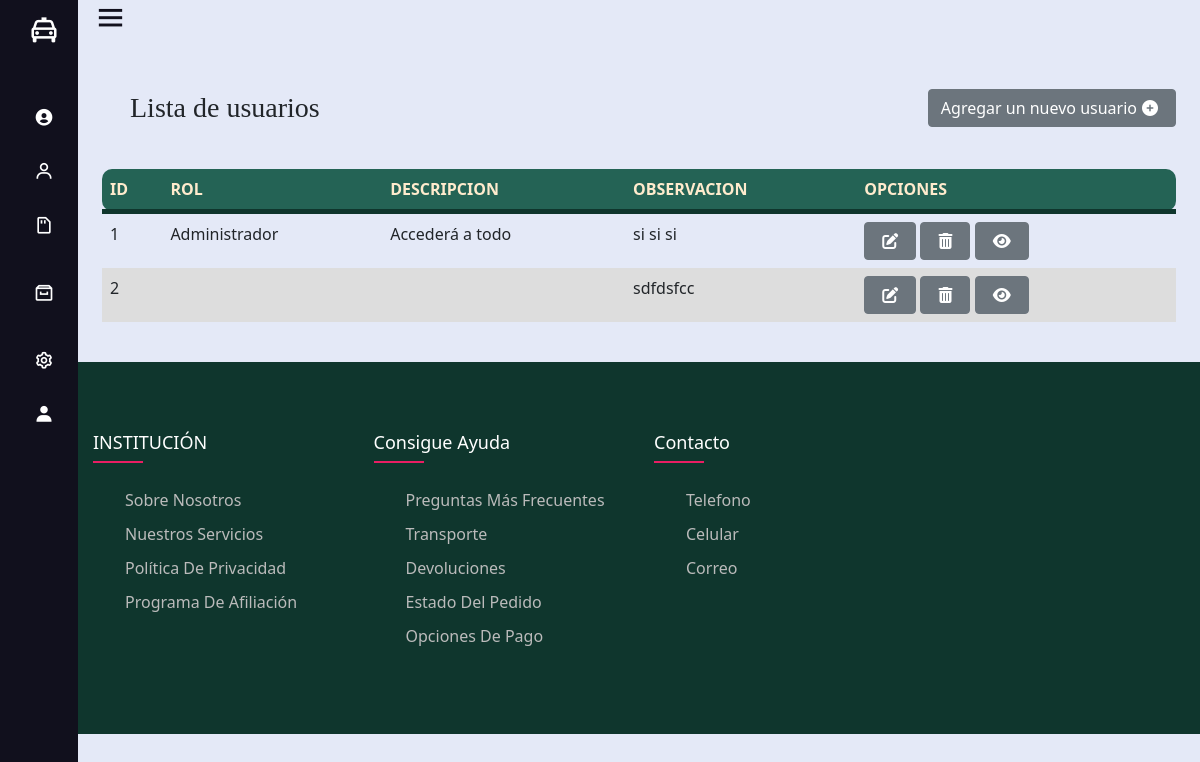
Page /mUserRol/ (signed in) on the committed database.
### Aplicacion1/models.py (models this page shows, shortened)
class Muserrol(models.Model):
    id = models.AutoField(db_column='Id', primary_key=True)  # Field name made lowercase.
    rol = models.CharField(db_column='Rol', max_length=50)  # Field name made lowercase.
    descripcion = models.CharField(db_column='Descripcion', max_length=200, blank=True, null=True)  # Field name made lowercase.
    activo = models.IntegerField(db_column='Activo', blank=True, null=True)  # Field name made lowercase.
    estado = models.IntegerField(db_column='Estado')  # Field name made lowercase.
    obs = models.CharField(db_column='Obs', max_length=200, blank=True, null=True)  # Field name made lowercase.
    idusercrea = models.IntegerField(db_column='IdUserCrea', blank=True, null=True)  # Field name made lowercase.
    idusermodifica = models.IntegerField(db_column='IdUserModifica', blank=True, null=True)  # Field name made lowercase.
    fechacrea = models.DateTimeField(db_column='FechaCrea', blank=True, null=True)  # Field name made lowercase.
    fechamodifica = models.DateTimeField(db_column='FechaModifica', blank=True, null=True)  # Field name made lowercase.
    maqcrea = models.CharField(db_column='MaqCrea', max_length=50, blank=True, null=True)  # Field name made lowercase.
    maqmodifica = models.CharField(db_column='MaqModifica', max_length=50, blank=True, null=True)  # Field name made lowercase.
    class Meta:
        managed = True
        db_table = 'MUserRol'

### Aplicacion1/views.py (the view)
# urls.py: path('mUserRol/', views.listMUserRol, name = "listmUserRol"),
@login_required(login_url='signin')
def listMUserRol(request):
    MUserRol=Muserrol.objects.filter(activo="1")
    return render(request, "paginas/m_user_rol/list.html", {"MUsersRols":  MUserRol})

### Aplicacion1/templates/paginas/m_user_rol/list.html (shortened to what this page needs)
{% extends '../../layout.html' %}
{% block content %}
{% load static %}
<div class="d-flex bd-highlight mb-3 align-items-center">
    <div class="me-auto bd-highlight align-self-end p">
        <h3 class="title-card">Lista de usuarios</h3>
    </div>
    <div class="bd-highlight">
        <a href="form" class="btn btn-secondary">Agregar un nuevo usuario<i class="fas fa-plus-circle"></i></a>
    </div>
</div>
<div class="table-responsive">
    <table class=" table table-borderless">
        <thead>
            <tr>
                <th>ID</th>
                <th>ROL</th>
                <th>DESCRIPCION</th>
                <th>OBSERVACION</th>
                <th colspan="3">OPCIONES</th>
            </tr>
        </thead>
        <tbody>
            {% for i in MUsersRols %}
            <tr>
                <td class="table-content">{{i.id}}</td>
                <td class="table-content">{{i.rol}}</td>
                <td class="table-content">{{i.descripcion}}</td>
                <td class="table-content">{{i.obs}}</td>
                <td><a href="edit/{{i.id}}" class="btn btn-secondary"><i class="fas fa-edit"></i></a>
                <a href="delete/{{i.id}}" class="btn btn-secondary btnEliminacion"><i class="fas fa-trash-alt"></i></a>
                <a href="view/{{i.id}}" class="btn btn-secondary "><i class="fas fa-eye"></i></a></td>
            </tr>
            {% endfor %}
        </tbody>
    </table>
</div>
{% endblock %}

### ProyectoPNP/static/assets/css/style.css (style rules this page uses)
body { background-color: white; }
tr:first-child th:first-child { border-top-left-radius: 10px; }
tr:first-child th:last-child { border-top-right-radius: 10px; }
tr:last-child th:first-child { border-bottom-left-radius: 10px; }
tr:last-child th:last-child { border-bottom-right-radius: 10px; }
tr:first-child th { border-top-style: solid; }
tr th:first-child { border-left-style: solid; }
thead { background-color: #246355; color: blanchedalmond; border-bottom: solid 5px #0F362D; }
tr:nth-child(even) { background-color:#ddd; }
i { margin: 0px 5px; }
.title-card { font-family: 'Sahitya', serif; margin: 1em; }

### rows in the picture
Muserrol: id "1", rol "Administrador", descripcion "Accederá a todo", obs "si si si"
Muserrol: id "2", obs "sdfdsfcc"
